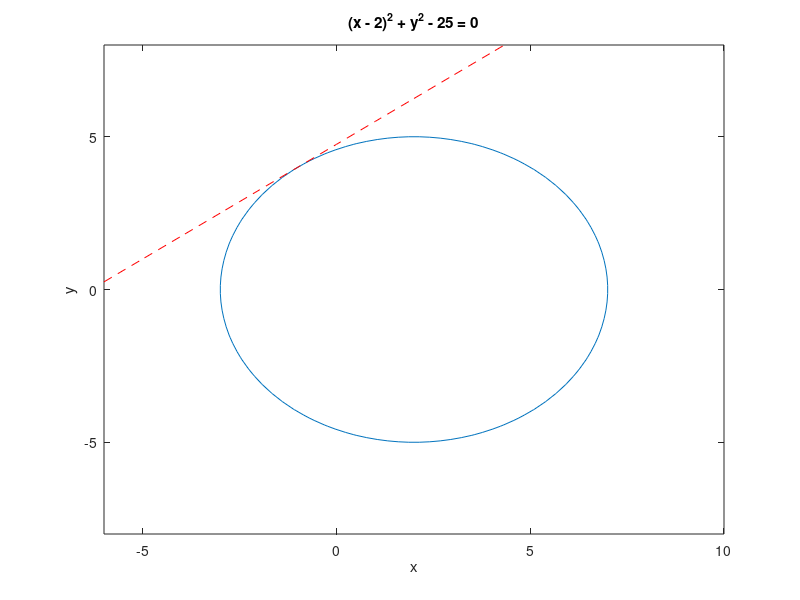

Recreate this plot in MATLAB.
% implicit plot
f=@(x,y) (x-2).^2 + y.^2 -25;

ezplot(f,[-6 10 -8 8]);

x = [-6: 10];
y = 3/4.*x + 19/4;
hold on
plot(x,y,'r--');
